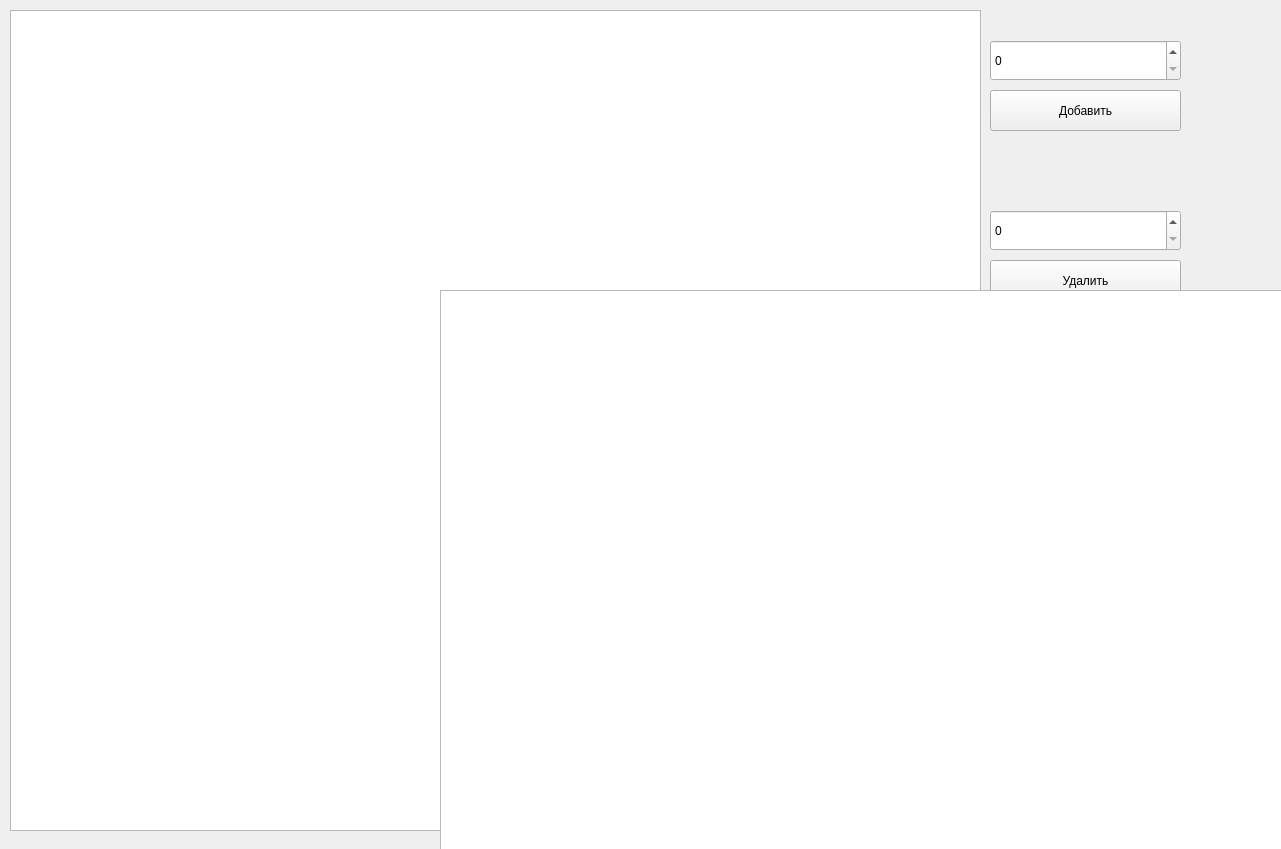
<?xml version="1.0" encoding="UTF-8"?>
<ui version="4.0">
 <class>MainWindow</class>
 <widget class="QMainWindow" name="MainWindow">
  <property name="geometry">
   <rect>
    <x>0</x>
    <y>0</y>
    <width>1281</width>
    <height>849</height>
   </rect>
  </property>
  <property name="windowTitle">
   <string>MainWindow</string>
  </property>
  <widget class="QWidget" name="centralwidget">
   <widget class="TreeView" name="treeView">
    <property name="geometry">
     <rect>
      <x>10</x>
      <y>10</y>
      <width>971</width>
      <height>821</height>
     </rect>
    </property>
   </widget>
   <widget class="QPushButton" name="addButton">
    <property name="geometry">
     <rect>
      <x>990</x>
      <y>90</y>
      <width>191</width>
      <height>41</height>
     </rect>
    </property>
    <property name="text">
     <string>Добавить</string>
    </property>
   </widget>
   <widget class="QPushButton" name="delButton">
    <property name="geometry">
     <rect>
      <x>990</x>
      <y>260</y>
      <width>191</width>
      <height>41</height>
     </rect>
    </property>
    <property name="text">
     <string>Удалить</string>
    </property>
   </widget>
   <widget class="QSpinBox" name="addBox">
    <property name="geometry">
     <rect>
      <x>990</x>
      <y>40</y>
      <width>191</width>
      <height>41</height>
     </rect>
    </property>
   </widget>
   <widget class="QSpinBox" name="delBox">
    <property name="geometry">
     <rect>
      <x>990</x>
      <y>210</y>
      <width>191</width>
      <height>41</height>
     </rect>
    </property>
   </widget>
   <widget class="TreeView" name="treeView_2">
    <property name="geometry">
     <rect>
      <x>440</x>
      <y>290</y>
      <width>971</width>
      <height>821</height>
     </rect>
    </property>
   </widget>
   <widget class="QSpinBox" name="delBox_2">
    <property name="geometry">
     <rect>
      <x>1420</x>
      <y>490</y>
      <width>191</width>
      <height>41</height>
     </rect>
    </property>
   </widget>
   <widget class="QSpinBox" name="addBox_2">
    <property name="geometry">
     <rect>
      <x>1420</x>
      <y>320</y>
      <width>191</width>
      <height>41</height>
     </rect>
    </property>
   </widget>
   <widget class="QPushButton" name="delButton_2">
    <property name="geometry">
     <rect>
      <x>1420</x>
      <y>540</y>
      <width>191</width>
      <height>41</height>
     </rect>
    </property>
    <property name="text">
     <string>Удалить</string>
    </property>
   </widget>
   <widget class="QPushButton" name="addButton_2">
    <property name="geometry">
     <rect>
      <x>1420</x>
      <y>370</y>
      <width>191</width>
      <height>41</height>
     </rect>
    </property>
    <property name="text">
     <string>Добавить</string>
    </property>
   </widget>
  </widget>
 </widget>
 <customwidgets>
  <customwidget>
   <class>TreeView</class>
   <extends>QTextEdit</extends>
   <header>treeview.h</header>
  </customwidget>
 </customwidgets>
 <tabstops>
  <tabstop>treeView</tabstop>
 </tabstops>
 <resources/>
 <connections/>
</ui>
